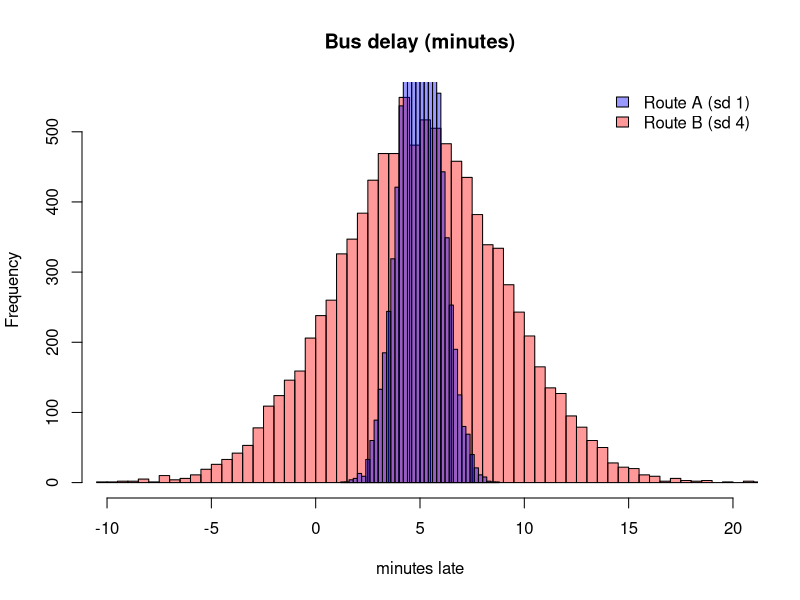
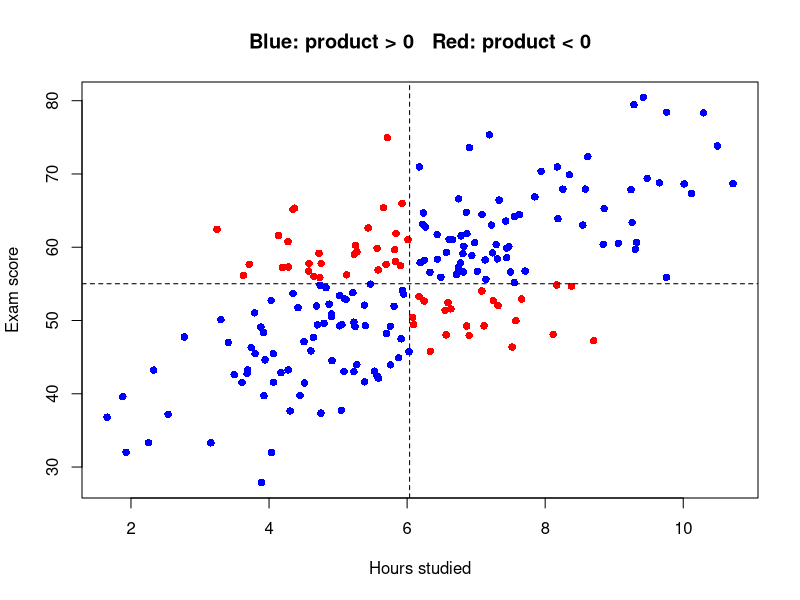
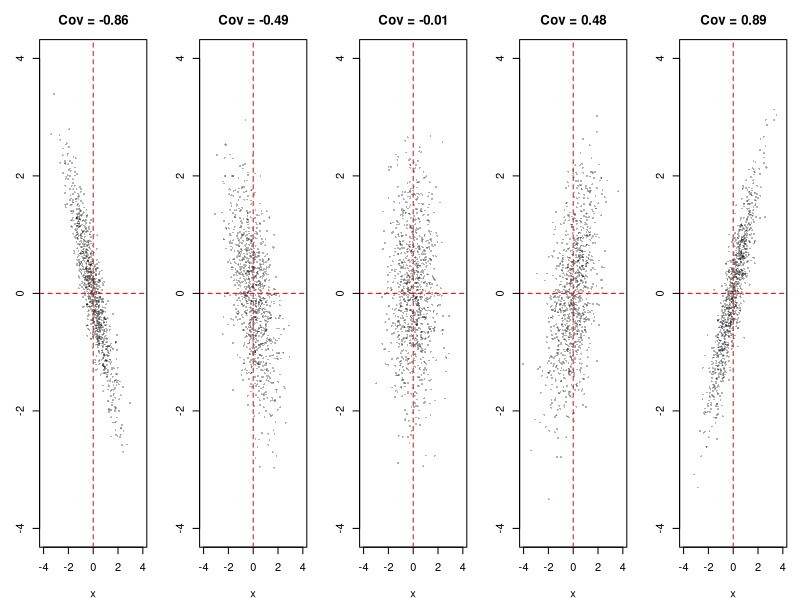
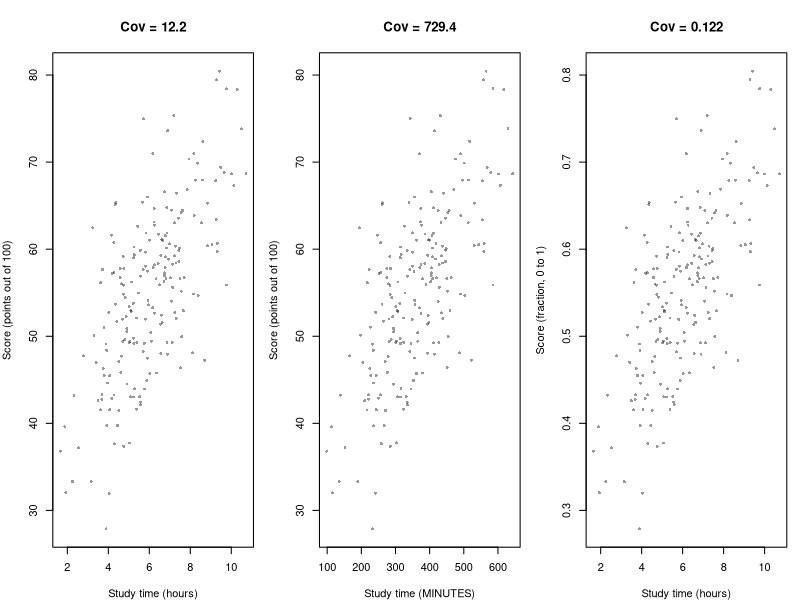
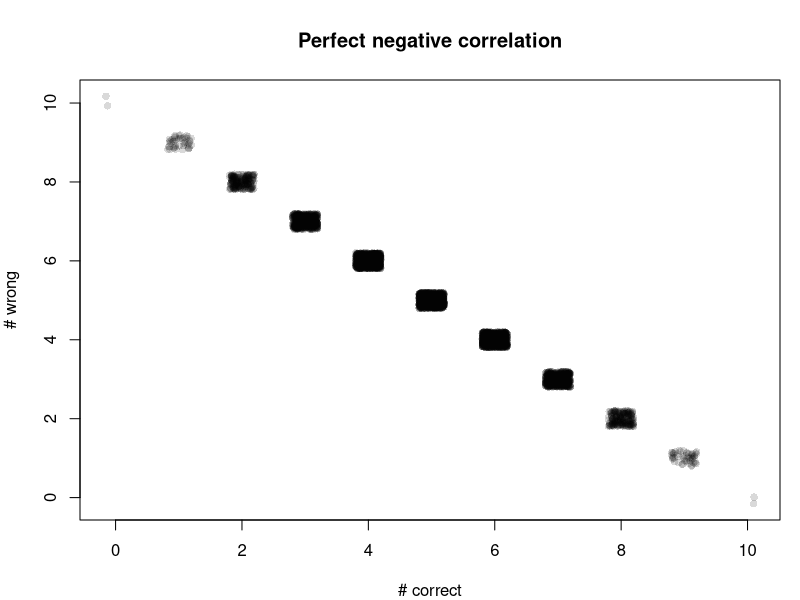
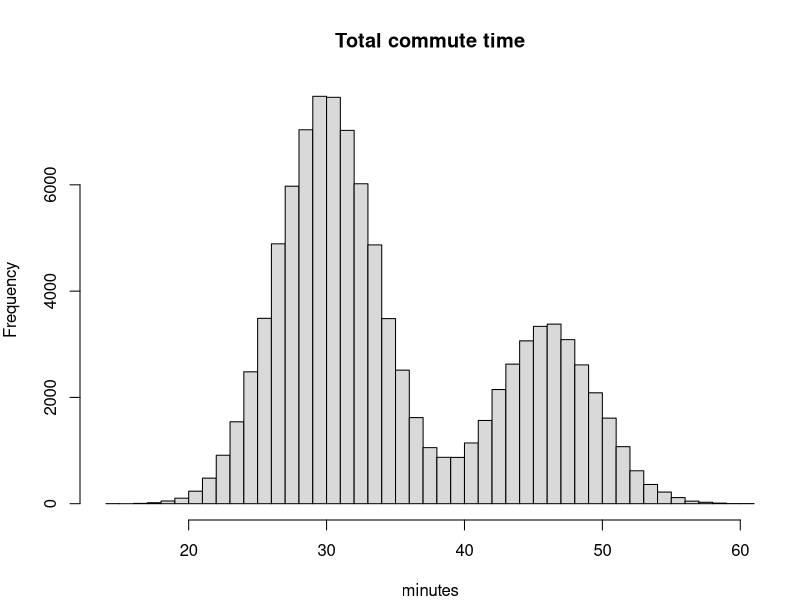
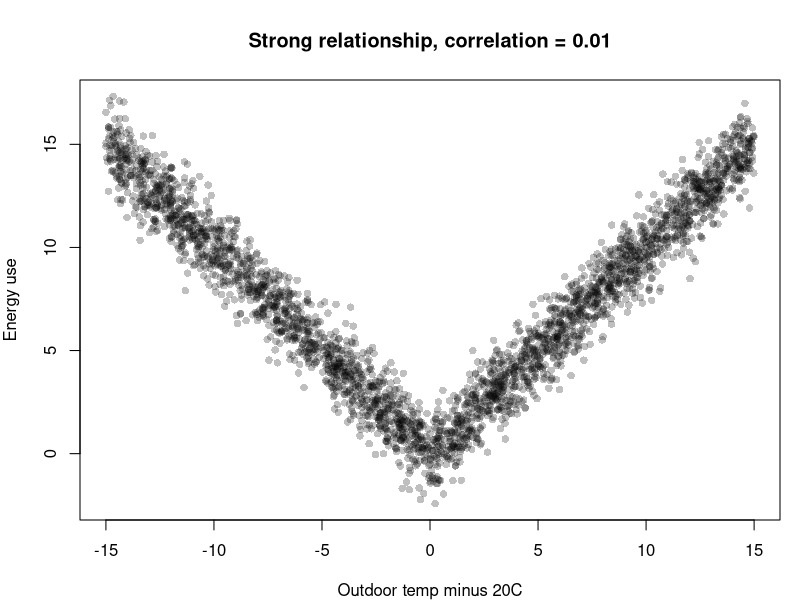
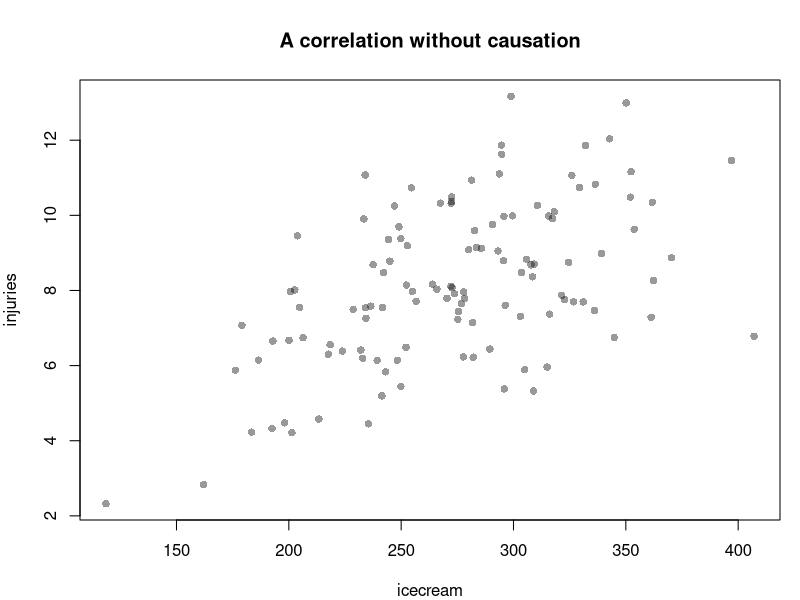

Source code (R) for these figures, in order:
## ---- chunk 1
knitr::opts_chunk$set(echo = TRUE, fig.width = 6.5, fig.height = 4, fig.align = "center",
                      message = FALSE, warning = FALSE)
set.seed(400)
# helpers that treat a list of equally likely outcomes as the whole population
pop_cov <- function(a, b) mean(a * b) - mean(a) * mean(b)
pop_cor <- function(a, b) pop_cov(a, b) / sqrt(pop_cov(a, a) * pop_cov(b, b))
## ---- chunk 2
route_A <- rnorm(10000, mean = 5, sd = 1)   # reliable
route_B <- rnorm(10000, mean = 5, sd = 4)   # unpredictable
data.frame(route = c("A", "B"),
           mean = c(mean(route_A), mean(route_B)),
           variance = c(var(route_A), var(route_B)),
           sd = c(sd(route_A), sd(route_B)))
## ---- chunk 3
hist(route_B, breaks = 50, col = rgb(1, 0, 0, .4), xlim = c(-10, 20),
     main = "Bus delay (minutes)", xlab = "minutes late")
hist(route_A, breaks = 50, col = rgb(0, 0, 1, .4), add = TRUE)
legend("topright", c("Route A (sd 1)", "Route B (sd 4)"),
       fill = c(rgb(0, 0, 1, .4), rgb(1, 0, 0, .4)), bty = "n")
## ---- chunk 4
n <- 200
hours <- rnorm(n, mean = 6, sd = 2)
score <- 55 + 4 * (hours - 6) + rnorm(n, 0, 8)
head(data.frame(hours = round(hours, 1), score = round(score, 1)))
## ---- chunk 5
prod_dev <- (hours - mean(hours)) * (score - mean(score))
plot(hours, score, pch = 16, col = ifelse(prod_dev > 0, "blue", "red"),
     xlab = "Hours studied", ylab = "Exam score",
     main = "Blue: product > 0   Red: product < 0")
abline(v = mean(hours), h = mean(score), lty = 2)
## ---- chunk 6
sum(prod_dev) / (n - 1)    # sample covariance by hand
cov(hours, score)          # R's built-in: identical
## ---- chunk 7
sim_pair <- function(strength, n) {
  x <- rnorm(n); y <- strength * x + sqrt(1 - strength^2) * rnorm(n)
  cbind(x, y)
}
par(mfrow = c(1, 5), mar = c(4, 3, 3, 1))
for (s in c(-0.9, -0.5, 0, 0.5, 0.9)) {
  d <- sim_pair(s, 1000)
  plot(d, pch = 16, cex = .4, col = rgb(0, 0, 0, .3), xlim = c(-4, 4), ylim = c(-4, 4),
       main = sprintf("Cov = %.2f", cov(d[, 1], d[, 2])))
  abline(h = 0, v = 0, lty = 2, col = "red")
}
par(mfrow = c(1, 1))
## ---- chunk 8
par(mfrow = c(1, 3), mar = c(4, 4, 4, 1))
plot(hours, score, pch = 16, cex = .6, col = rgb(0, 0, 0, .4),
     xlab = "Study time (hours)", ylab = "Score (points out of 100)",
     main = sprintf("Cov = %.1f", cov(hours, score)))
plot(hours * 60, score, pch = 16, cex = .6, col = rgb(0, 0, 0, .4),
     xlab = "Study time (MINUTES)", ylab = "Score (points out of 100)",
     main = sprintf("Cov = %.1f", cov(hours * 60, score)))
plot(hours, score / 100, pch = 16, cex = .6, col = rgb(0, 0, 0, .4),
     xlab = "Study time (hours)", ylab = "Score (fraction, 0 to 1)",
     main = sprintf("Cov = %.3f", cov(hours, score / 100)))
par(mfrow = c(1, 1))
## ---- chunk 9
height_in <- rnorm(300, 68, 3)
weight_lb <- 150 + 4 * (height_in - 68) + rnorm(300, 0, 15)
data.frame(
  units = c("inches & pounds", "centimetres & kilograms"),
  covariance  = c(cov(height_in, weight_lb), cov(height_in * 2.54, weight_lb * 0.4536)),
  correlation = c(cor(height_in, weight_lb), cor(height_in * 2.54, weight_lb * 0.4536)))
## ---- chunk 10
o <- expand.grid(d1 = 1:6, d2 = 1:6)
o$s <- o$d1 + o$d2; o$gap <- abs(o$d1 - o$d2); o$mx <- pmax(o$d1, o$d2)
res <- rbind(
  "D1 and D2"   = c(pop_cov(o$d1, o$d2),  pop_cor(o$d1, o$d2)),
  "D1 and sum"  = c(pop_cov(o$d1, o$s),   pop_cor(o$d1, o$s)),
  "D1 and max"  = c(pop_cov(o$d1, o$mx),  pop_cor(o$d1, o$mx)),
  "sum and gap" = c(pop_cov(o$s, o$gap),  pop_cor(o$s, o$gap)))
colnames(res) <- c("Cov", "Corr"); round(res, 4)
## ---- chunk 11
c(P_joint = mean(o$s == 2 & o$gap == 0),
  P_product = mean(o$s == 2) * mean(o$gap == 0))
## ---- chunk 12
a <- sample(6, 10000, TRUE); b <- sample(6, 10000, TRUE)
c(cor_D1_D2 = cor(a, b), cor_D1_sum = cor(a, a + b))
## ---- chunk 13
correct <- rbinom(5000, 10, 0.5); wrong <- 10 - correct
c(cov = cov(correct, wrong), var_correct = var(correct), cor = cor(correct, wrong))
plot(jitter(correct), jitter(wrong), pch = 16, col = rgb(0, 0, 0, .15),
     xlab = "# correct", ylab = "# wrong", main = "Perfect negative correlation")
cor(correct, 5 * correct)   # points per question: still +1
## ---- chunk 14
deck <- rep(c(1, 0), c(13, 39))
draw <- function(replace) deck[sample(52, 2, replace = replace)]
wo <- t(replicate(2e5, draw(FALSE)))
w  <- t(replicate(2e5, draw(TRUE)))
data.frame(sampling = c("with replacement", "without replacement"),
           covariance = c(cov(w[, 1], w[, 2]), cov(wo[, 1], wo[, 2])),
           exact = c(0, -1/272))
## ---- chunk 15
n <- 1e5
rain  <- rbinom(n, 1, 0.3)
bus   <- 20 + 10 * rain + rnorm(n, 0, 3)
walk  <- 10 +  6 * rain + rnorm(n, 0, 2)
total <- bus + walk
c(var_bus = var(bus), var_walk = var(walk), cov = cov(bus, walk), cor = cor(bus, walk))
## ---- chunk 16
data.frame(
  method = c("Var(B)+Var(W)  (pretend independent)",
             "Var(B)+Var(W)+2Cov(B,W)",
             "Simulated Var(B+W)"),
  variance = c(var(bus) + var(walk),
               var(bus) + var(walk) + 2 * cov(bus, walk),
               var(total)))
## ---- chunk 17
c(true_95th_percentile  = unname(quantile(total, .95)),
  naive_independent_95th = mean(total) + qnorm(.95) * sqrt(var(bus) + var(walk)))
hist(total, breaks = 60, col = "grey85", main = "Total commute time", xlab = "minutes")
## ---- chunk 18
c(original = var(bus + walk), shuffled = var(bus + sample(walk)))
## ---- chunk 19
temp   <- runif(3000, -15, 15)
energy <- abs(temp) + rnorm(3000, 0, 1)
plot(temp, energy, pch = 16, col = rgb(0, 0, 0, .25),
     xlab = "Outdoor temp minus 20C", ylab = "Energy use",
     main = sprintf("Strong relationship, correlation = %.2f", cor(temp, energy)))
c(cov = cov(temp, energy), cor = cor(temp, energy))
## ---- chunk 20
p <- matrix(c(.2, .1, 0,
              .1, .3, .1,
              0,  .1, .1), nrow = 3, byrow = TRUE,
            dimnames = list(X = 0:2, Y = 0:2))
p
vals <- 0:2
c(sum_check = sum(p), marg_X = rowSums(p), marg_Y = colSums(p))
## ---- chunk 21
EX  <- sum(vals * rowSums(p));  EY  <- sum(vals * colSums(p))
EXY <- sum(outer(vals, vals) * p)
covXY <- EXY - EX * EY
varX  <- sum(vals^2 * rowSums(p)) - EX^2
varY  <- sum(vals^2 * colSums(p)) - EY^2
c(EX = EX, EY = EY, EXY = EXY, Cov = covXY, VarX = varX, VarY = varY,
  Corr = covXY / sqrt(varX * varY))
## ---- chunk 22
cells <- expand.grid(Y = vals, X = vals)[, c("X", "Y")]       # X slowest, matches t(p)
idx <- sample(nrow(cells), 1e5, replace = TRUE, prob = as.vector(t(p)))
s <- cells[idx, ]
c(cov = cov(s$X, s$Y), cor = cor(s$X, s$Y))
## ---- chunk 23
days  <- 120
temp  <- rnorm(days, 28, 5)
icecream <- 50 + 8 * temp + rnorm(days, 0, 25)
injuries <- 1 + 0.25 * temp + rnorm(days, 0, 1.5)
cor(icecream, injuries)                       # clearly positive, and spurious
# Adjust for temperature: correlate what is LEFT after removing the temperature effect
cor(resid(lm(icecream ~ temp)), resid(lm(injuries ~ temp)))
plot(icecream, injuries, pch = 16, col = rgb(0, 0, 0, .4),
     main = "A correlation without causation")
## ---- chunk 24
height <- rnorm(60, 67, 4); shoe <- 0.9 * (height - 67) + 9 + rnorm(60, 0, 0.8)
sleep  <- rnorm(60, 7, 1);  study <- pmax(0, 12 - 0.8 * sleep + rnorm(60, 0, 2))
c(height_shoe = cor(height, shoe), sleep_study = cor(sleep, study))
## ---- chunk 25
c(pearson_before = cor(height, shoe),
  pearson_after  = cor(c(height, 84), c(shoe, 7)),
  spearman_after = cor(c(height, 84), c(shoe, 7), method = "spearman"))
## ---- chunk 26
knitr::kable(data.frame(
  Experiment = c("Study hours / score", "Dice: D1 and sum", "Dice: sum and gap", "True/false quiz",
                 "Two cards, no replacement", "Rain commute", "Temperature / energy"),
  Cov_sign = c("+", "+", "0", "-", "-", "+", "0"),
  Lesson = c("Quadrants: average product of deviations",
             "Part of a variable is shared with the sum",
             "Uncorrelated but dependent",
             "Perfect linear relation: rho = -1; scale-free",
             "Small, real dependence",
             "Var(X+Y) = Var X + Var Y + 2 Cov; risk and buffers",
             "Correlation only sees *linear* association")))
